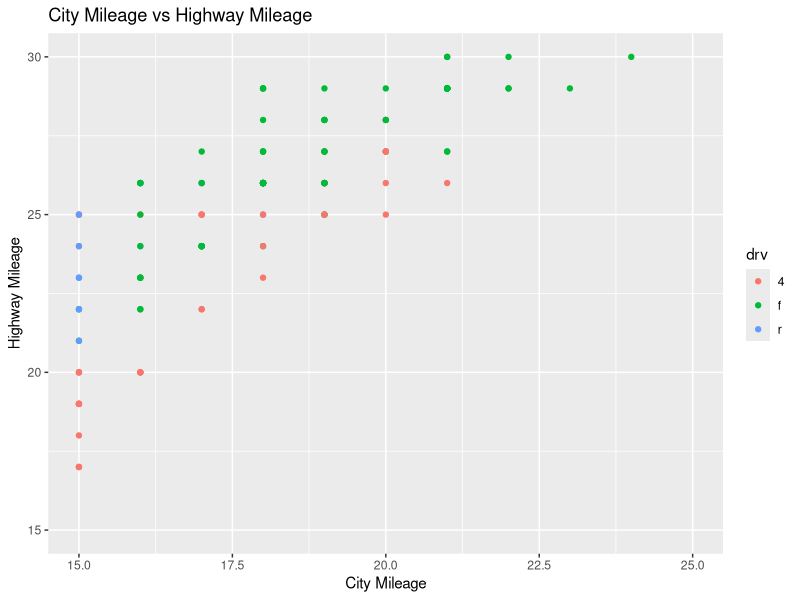
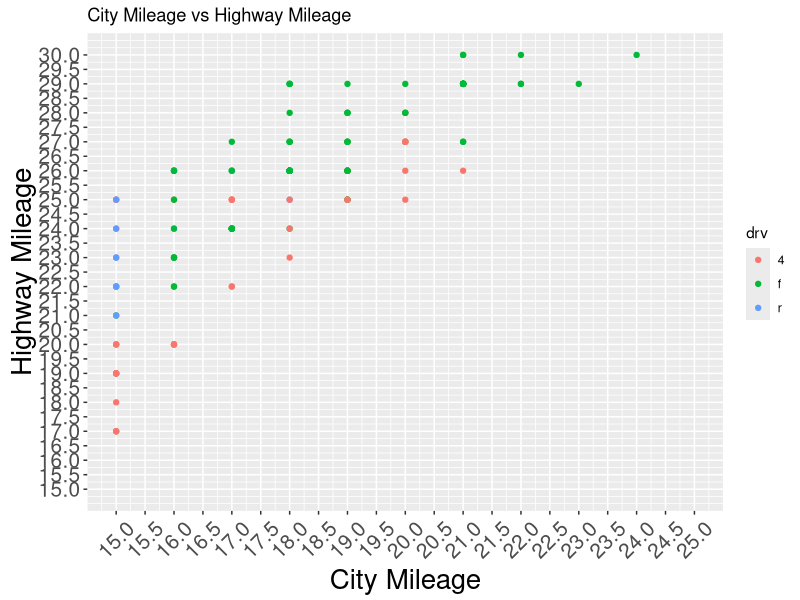
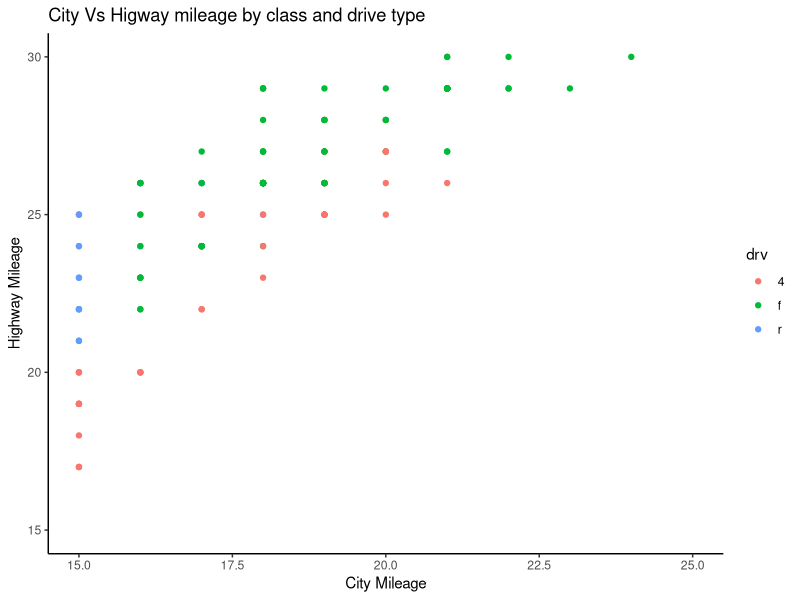
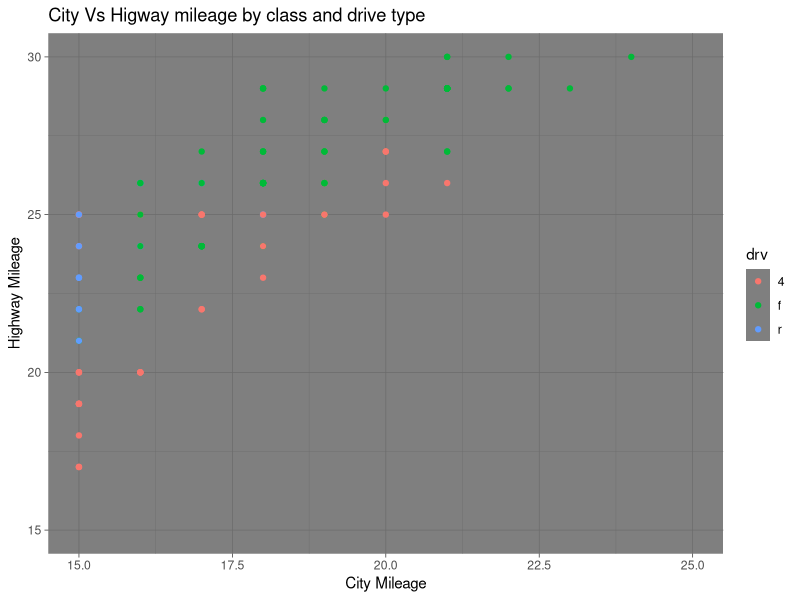
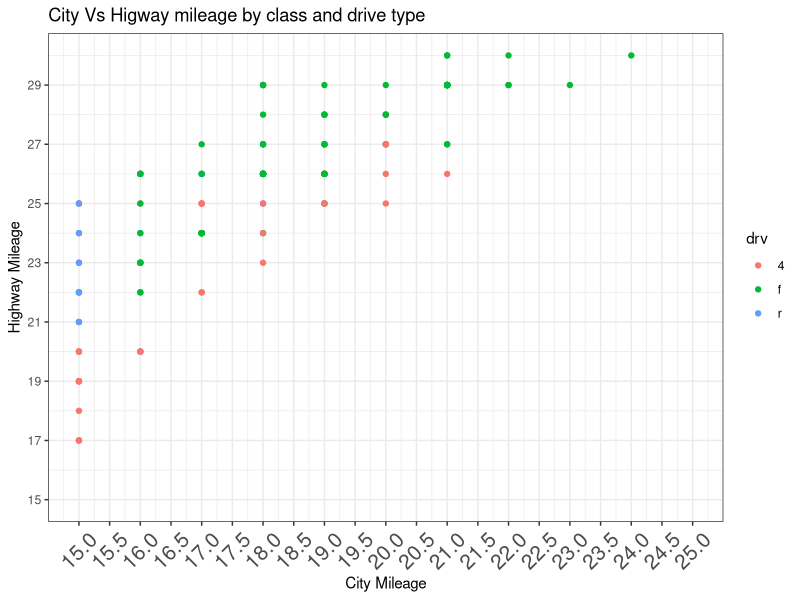
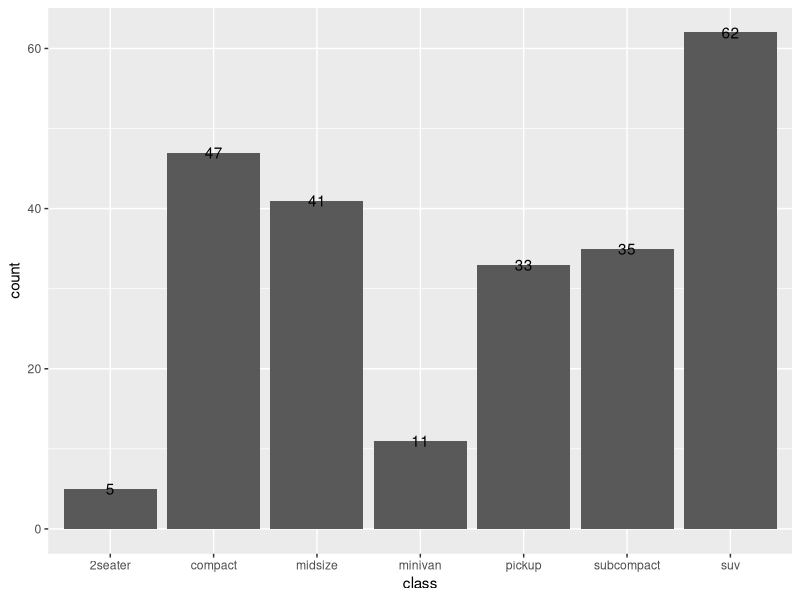
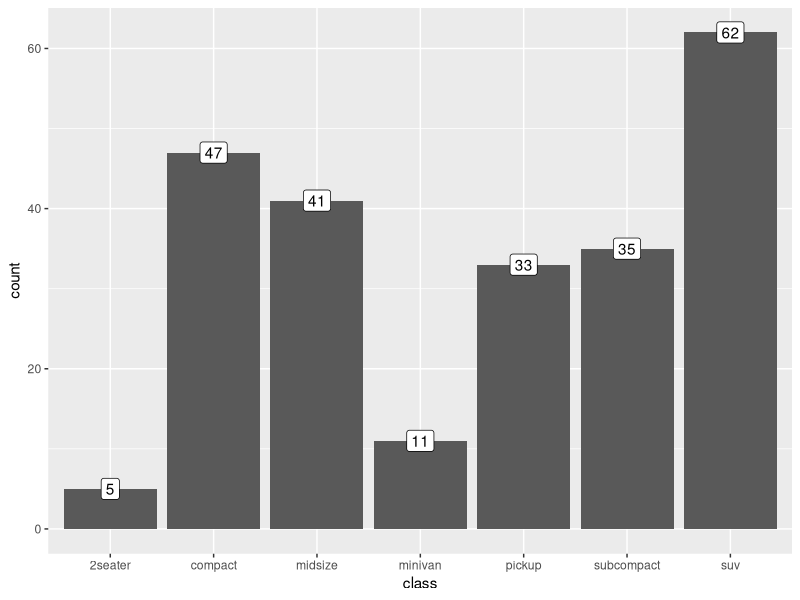
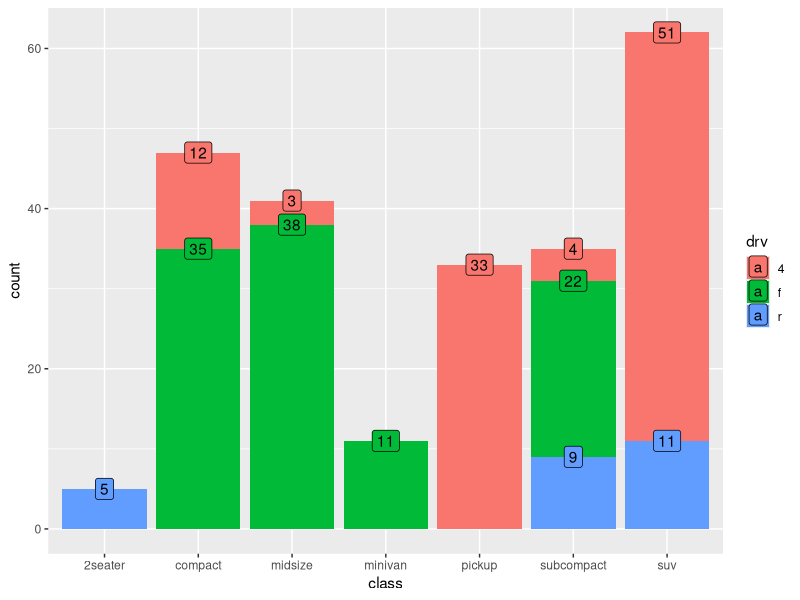

Recreate these plots in R, in order.
library(ggplot2)

data(mpg)
mpg


##### Limiting X axis and Y Axis
a= ggplot(mpg, aes(cty, hwy, col=drv)) + 
  geom_point()+
  coord_cartesian(xlim =c(15, 25) , ylim =c(15, 30))

  
x = a + ggtitle('City Mileage vs Highway Mileage')
x + xlab('City Mileage')  + ylab('Highway Mileage')


ggplot(mpg, aes(cty, hwy, col=drv)) + 
  geom_point()+
  coord_cartesian(xlim =c(15, 25) , ylim =c(15, 30))+
  ggtitle('City Mileage vs Highway Mileage')+
  xlab('City Mileage')  + 
  ylab('Highway Mileage') +
  scale_x_continuous(breaks = seq(15,25,0.5))+
  scale_y_continuous(breaks = seq(15,30,0.5))+
  theme(axis.text.x = element_text(angle=45, vjust = 0.5, size=15),
        axis.title.x = element_text(vjust = 0.5, size=20),
        axis.text.y = element_text(angle=0, vjust = 0.5, size=15),
        axis.title.y = element_text(vjust = 0.5, size=20))

  #theme_bw() #### Theme_bw,theme_classic, theme_dark


#### Adding Title and changing axis names
b = a + xlab("City Mileage") + 
  ylab("Highway Mileage") + 
  ggtitle("City Vs Higway mileage by class and drive type ")

### Adding themes
b + theme_classic()
b + theme_dark()
c = b + theme_bw()

### Adding more x and y axis ticks
d = c + 
  scale_x_continuous(breaks=seq(15,25,0.5))+
  scale_y_continuous(breaks=seq(15,30,2))


#### Adjusting labels
d+theme(axis.text.x = element_text(angle = 45, vjust = 0.5, size = 15))

### Adding text in a plot

ggplot(mpg, aes(class))+
  geom_bar()+
  geom_text(aes(label=..count..),stat = "count")

ggplot(mpg, aes(class))+
  geom_bar()+
  geom_label(aes(label=..count..),stat = "count")

ggplot(mpg, aes(class, fill=drv))+
  geom_bar()+
  geom_label(aes(label=..count..),stat = "count", position = "stack")

#### The above can also be done by 
tab = table(mpg$class, mpg$drv)
tab = as.data.frame(tab)

ggplot(tab, aes(x=Var1, y=Freq, fill=Var2))+
  geom_bar(stat='identity')+
  geom_text(aes(label=Freq), position = 'stack', check_overlap = TRUE)


meanMileage = as.data.frame(aggregate(cty~trans, mpg, FUN=mean))
ggplot(meanMileage, aes(trans, cty))+
  geom_bar(stat='identity')+
  geom_text(aes(label=round(cty)),vjust=-0.5)



ggplot(tab, aes(x = Var1, y = Freq, fill = Var2)) +
  geom_bar( stat = "identity") +
  geom_text(aes(label = Freq),position = 'stack', check_overlap = TRUE)+
  theme(axis.title.x = element_text(face="bold", size=9, angle=90),
        axis.text.x = element_text(face="bold", size=9, angle=45,vjust = 0.75))

#### Line Charts
### Multiple line charts 

time = c(2000:2017)
apac = runif(18, min = 110, max= 150)
americas = runif(18, min = 100, max = 160 )
latin = runif( 18, min = 120, max = 130)
emea = runif(18, min = 130, max = 160)
df1 = data.frame(time, apac, americas, latin, emea)

a = ggplot(df1, aes(time, apac)) + 
  geom_line( col = "red") + 
  geom_point()

ggplot(df1)+
  geom_line(aes(time,apac), col='red')+
  geom_point(aes(time,apac))+
  geom_line(aes(time,emea),col='blue')+
  geom_point(aes(time,emea))+
  geom_line(aes(time,latin),col='green')+
  geom_point(aes(time,latin))


a + geom_line(aes(time, emea), col="blue") + 
  geom_point(aes(time, emea))+
  geom_line(aes(time, americas), col = "orange") + 
  geom_point(aes(time, americas))+ 
  geom_line( aes(time, latin), col = "black") + 
  geom_point(aes(time,latin))

### the above can be done by reshaping the data
### Reshape the data -- Converting wide to long
library(reshape2)
df2 = melt(df1, id = "time")

ggplot(df2, aes(time,value, col=variable))+
  geom_line()+
  geom_point()+
  coord_cartesian(ylim =c(0, 200))



ggplot( df2, aes(time, value, col = variable)) + 
  geom_point() + 
  geom_line()+
  geom_text(aes(label=round(value)), check_overlap=TRUE)

